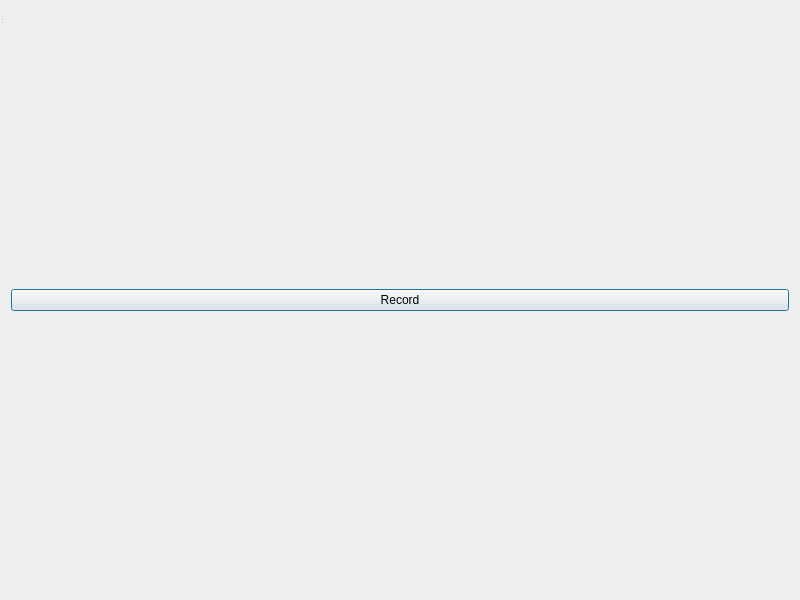
<?xml version="1.0" encoding="UTF-8"?>
<ui version="4.0">
 <class>AudioStreamRecordingWindow</class>
 <widget class="QDialog" name="AudioStreamRecordingWindow">
  <property name="geometry">
   <rect>
    <x>0</x>
    <y>0</y>
    <width>800</width>
    <height>600</height>
   </rect>
  </property>
  <property name="windowTitle">
   <string>AudioStreamRecordingWindow</string>
  </property>
  <layout class="QGridLayout" name="gridLayout_2">
   <item row="0" column="0">
    <layout class="QGridLayout" name="gridLayout">
     <item row="0" column="0">
      <widget class="QPushButton" name="recordingButton">
       <property name="text">
        <string>Record</string>
       </property>
      </widget>
     </item>
    </layout>
   </item>
  </layout>
  <widget class="QStatusBar" name="statusbar">
   <property name="geometry">
    <rect>
     <x>0</x>
     <y>0</y>
     <width>3</width>
     <height>25</height>
    </rect>
   </property>
  </widget>
 </widget>
 <resources/>
 <connections/>
</ui>
